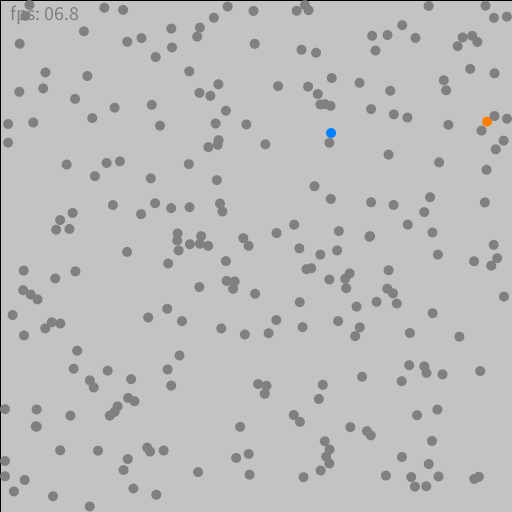
Frame 1 (no input)
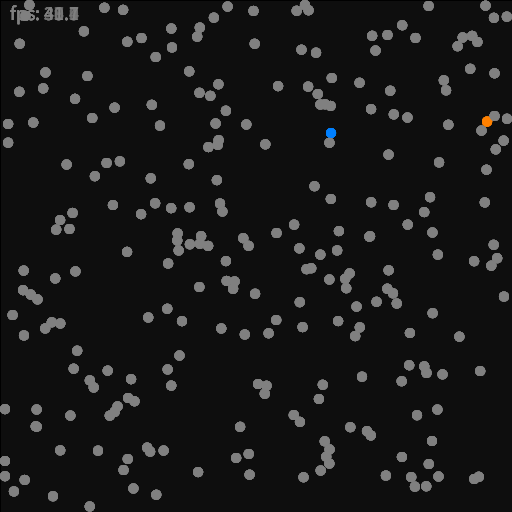
Frame 60 (the mouse pressed at the canvas centre just before this capture)
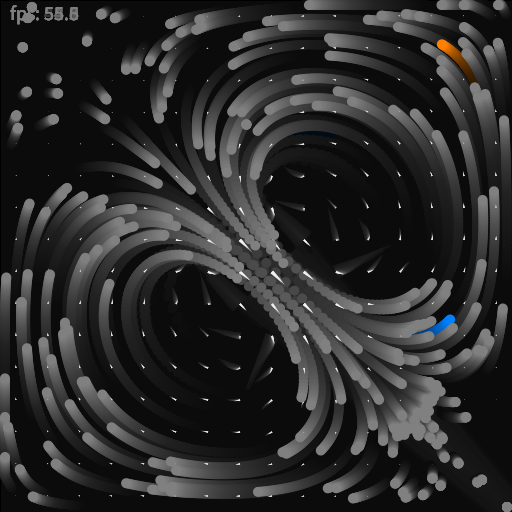
Frame 120 (the mouse held since frame 60 and released just before this capture)

The Processing sketch that drew these frames (run headless with seeded random() and noise(); from frame 60 on, the mouse is pressed at the canvas centre):

// Processing sketch: sketch103738
// ── sketch103738.pde
// forked from http://studio.sketchpad.cc/sp/pad/view/ro.9qzGsMajWwYPo/rev.508

static final int numParticles=256;
    Particle[] particles = new Particle[numParticles ];
    float v = 1/30;
 
 static final double GRAVITY = 128;
    static final float BOUNCE_DAMPENING = 1/64;
    private float radius = 5;
 
    private boolean grav = false;
 
 int decay = color(0, 0, 0, 16); // black with 16/256 % opacity
 
NavierStokesSolver fluidSolver;
float visc, diff, vScale, velocityScale;
float  limitVelocity;
int oldMouseX = 1, oldMouseY = 1;
 
boolean vectors = true;
 
void setup() {
 
  size(512, 512);
  frameRate(60);
 
  fluidSolver = new NavierStokesSolver();
 
  visc = 0.00025f;
  diff = 0.03f;
  vScale = 0;
  velocityScale = 8;
 
  limitVelocity = 200;
  textSize(20);
 
  stroke(color(0));
  fill(color(0));
 
  initParticles();
} 
 
 
private void initParticles() {
          for (int i = 0; i < numParticles ; i++) {
            float x = random(0, width);
            float y = random(0, height);
            particles[i] = new Particle(x, y, radius);
            particles[i].charge = (float) 0.5;
        }
}
 
public void draw() {
 
  handleMouseMotion();
 
//  background(0, 0,0,256);
 
  fill(0, 0,0,11);
 
  rect(0,0,width,height);
 
  float dt = 1 / frameRate;
  fluidSolver.tick(dt, visc, diff);
 
  if (vectors)
    drawMotionVectorsImmediate( vScale*1.4);
 
  vScale = velocityScale * 60. / frameRate;
  drawParticles();
 
  stroke(256);
  
  text("fps: " + nf(frameRate, 2, 1), 10, 20);
}
 
  int c = color(64,128,256); // particle pixel color
 
 
private void drawParticles() {
    noStroke();
        particles[0].charge = 0;
        particles[1].charge = 1;
        updateParticles();
         
 for (int i = 0; i < numParticles; i++) {
            float ladung = particles[i].charge;
            fill((int) (128 + (ladung - 0.5) * 256),128,
                    (int) (128 - (ladung - 0.5) * 256));
            int d = parseInt(particles[i].radius * 2);
            ellipse((float) particles[i].posX, (float) particles[i].posY, d, d);
        }
 int n = NavierStokesSolver.N;
  float cellHeight = height / n;
  float cellWidth = width / n;
 
 
  for (int i = 0; i < numParticles - 1; i++) {
      Particle p =  particles[i];
    if (p != null) {
 
      int cellX = floor(p.posX / cellWidth);
      int cellY = floor(p.posY / cellHeight);
      float dx =  fluidSolver.getDx(cellX, cellY);
      float dy =  fluidSolver.getDy(cellX, cellY);
 
      float lX = p.posX - cellX * cellWidth - cellWidth / 2;
      float lY = p.posY - cellY * cellHeight - cellHeight / 2;
 
      int v, h, vf, hf;
 
      if (lX > 0) {
        v = Math.min(n, cellX + 1);
        vf = 1;
      }
      else {
        v = Math.max(0, cellX - 1);
        vf = -1;
      }
 
      if (lY > 0) {
        h = Math.min(n, cellY + 1);
        hf = 1;
      }
      else {
        h = Math.max(0, cellY - 1);
        hf = -1;
      }
 
      float dxv =  fluidSolver.getDx(v, cellY);
      float dxh =  fluidSolver.getDx(cellX, h);
      float dxvh =  fluidSolver.getDx(v, h);
 
      float dyv =  fluidSolver.getDy(v, cellY);
      float dyh =  fluidSolver.getDy(cellX, h);
      float dyvh =  fluidSolver.getDy(v, h);
 
      dx = lerp(lerp(dx, dxv, vf * lX / cellWidth),
      lerp(dxh, dxvh, vf * lX / cellWidth),
      hf * lY / cellHeight);
 
      dy = lerp(lerp(dy, dyv, vf * lX / cellWidth),
      lerp(dyh, dyvh, vf * lX / cellWidth),
      hf * lY / cellHeight);
 
      p.posX += dx * vScale;
      p.posY += dy * vScale;
 /*
      if (p.posX < 0 || p.posX >= width) {
        p.posX = random(width);
      }
      if (p.posY < 0 || p.posY >= height) {
        p.posY = random(height);
      }
      */
    }
  }
}
 
private void drawMotionVectorsImmediate(float l) {
  int n = NavierStokesSolver.N;
  float cellHeight = height / n;
  float cellWidth = width / n;
  float dx, dy, x, y, x1, y1, x2, y2, x3, y3;
  int i, j;
 
  float thick = 0.1f;
 
  beginShape(TRIANGLES);
 
//  noStroke();
//stroke(256,128,0, 96);
fill(256, 256, 256, 128);
//noFill();
  for (i = 0; i < n; i++) {
    for (j = 0; j < n; j++) {
 
      dx =  fluidSolver.getDx(i, j);
      dy =  fluidSolver.getDy(i, j);
 
      x = cellWidth / 2 + cellWidth * i;
      y = cellHeight / 2 + cellHeight * j;
 
      x1 = x + dx * l;
      y1 = y + dy * l;
 
      x2 = x + dy * l * thick;
      y2 = y - dx * l * thick;
 
      x3 = x - dy * l * thick;
      y3 = y + dx * l * thick;
 
      // normal(0, 0, 1f);
      vertex(x1, y1);
      vertex(x2, y2);
      vertex(x3, y3);
    }
  }
  endShape();
}
 
private void handleMouseMotion() {
  mouseX = max(1, mouseX);
  mouseY = max(1, mouseY);
 
  int n = NavierStokesSolver.N;
  float cellHeight = height / n;
  float cellWidth = width / n;
 
  float mouseDx = mouseX - oldMouseX;
  float mouseDy = mouseY - oldMouseY;
  int cellX = floor(mouseX / cellWidth);
  int cellY = floor(mouseY / cellHeight);
 
//  mouseDx = (abs(mouseDx) > limitVelocity) ? Math.signum(mouseDx) * limitVelocity : mouseDx;
//  mouseDy = (abs(mouseDy) > limitVelocity) ? Math.signum(mouseDy) * limitVelocity : mouseDy;
 
  fluidSolver.applyForce(cellX, cellY, mouseDx, mouseDy);
 
  oldMouseX = mouseX;
  oldMouseY = mouseY;
}
 
/**
 * Java implementation of the Navier-Stokes-Solver from
 * http://www.dgp.toronto.edu/people/stam/reality/Research/pdf/GDC03.pdf
 */
public class NavierStokesSolver {
  final static int N = 16;
  final static int SIZE = (N + 2) * (N + 2);
  float[] u = new float[SIZE];
  float[] v = new float[SIZE];
  float[] u_prev = new float[SIZE];
  float[] v_prev = new float[SIZE];
  //    float[] dense = new float[SIZE];
  //    float[] dense_prev = new float[SIZE];
 
  public NavierStokesSolver() {
  }
 
  public float getDx(int x, int y) {
    return u[INDEX(x + 1, y + 1)];
  }
 
  public float getDy(int x, int y) {
    return v[INDEX(x + 1, y + 1)];
  }
 
  public void applyForce(int cellX, int cellY, float vx, float vy) {
    cellX += 1;
    cellY += 1;
    float dx = u[INDEX(cellX, cellY)];
    float dy = v[INDEX(cellX, cellY)];
 
    u[INDEX(cellX, cellY)] = (vx != 0) ? lerp( vx,
     dx, 0.85f) : dx;
    v[INDEX(cellX, cellY)] = (vy != 0) ? lerp( vy,
     dy, 0.85f) : dy;
  }
 
  void tick(float dt, float visc, float diff) {
    vel_step(u, v, u_prev, v_prev, visc, dt);
    //      dens_step(dense, dense_prev, u, v, diff, dt);
  }
 
  final int INDEX(int i, int j) {
    return i + (N + 2) * j;
  }
 
  float[] tmp = new float[SIZE];
 
  final void SWAP(float[] x0, float[] x) { // not longer used anyway
    System.arraycopy(x0, 0, tmp, 0, SIZE);
    System.arraycopy(x, 0, x0, 0, SIZE);
    System.arraycopy(tmp, 0, x, 0, SIZE);
  }
 
  void add_source(float[] x, float[] s, float dt) {
    int i, size = (N + 2) * (N + 2);
    for (i = 0; i < size; i++)
      x[i] += dt * s[i];
  }
 
  void diffuse(int b, float[] x, float[] x0, float diff, float dt) {
    int i, j, k;
    float a = dt * diff * N * N;
    for (k = 0; k < 20; k++) {
      for (i = 1; i <= N; i++) {
        for (j = 1; j <= N; j++) {
          x[INDEX(i, j)] = (x0[INDEX(i, j)] + a
            * (x[INDEX(i - 1, j)] + x[INDEX(i + 1, j)]
            + x[INDEX(i, j - 1)] + x[INDEX(i, j + 1)]))
            / (1 + 4 * a);
        }
      }
      set_bnd(b, x);
    }
  }
 
  void advect(int b, float[] d, float[] d0, float[] u, float[] v,
  float dt) {
    int i, j, i0, j0, i1, j1;
    float x, y, s0, t0, s1, t1, dt0;
    dt0 = dt * N;
    for (i = 1; i <= N; i++) {
      for (j = 1; j <= N; j++) {
        x = i - dt0 * u[INDEX(i, j)];
        y = j - dt0 * v[INDEX(i, j)];
        if (x < 0.5)
          x = 0.5;
        if (x > N + 0.5)
          x = N + 0.5;
        i0 = (int) x;
        i1 = i0 + 1;
        if (y < 0.5)
          y = 0.5;
        if (y > N + 0.5)
          y = N + 0.5;
        j0 = (int) y;
        j1 = j0 + 1;
        s1 = x - i0;
        s0 = 1 - s1;
        t1 = y - j0;
        t0 = 1 - t1;
        d[INDEX(i, j)] = s0
          * (t0 * d0[INDEX(i0, j0)] + t1 * d0[INDEX(i0, j1)])
          + s1
            * (t0 * d0[INDEX(i1, j0)] + t1 * d0[INDEX(i1, j1)]);
      }
    }
    set_bnd(b, d);
  }
 
  void set_bnd(int b, float[] x) {
    int i;
    for (i = 1; i <= N; i++) {
      x[INDEX(0, i)] = (b == 1) ? -x[INDEX(1, i)] : x[INDEX(1, i)];
      x[INDEX(N + 1, i)] = b == 1 ? -x[INDEX(N, i)] : x[INDEX(N, i)];
      x[INDEX(i, 0)] = b == 2 ? -x[INDEX(i, 1)] : x[INDEX(i, 1)];
      x[INDEX(i, N + 1)] = b == 2 ? -x[INDEX(i, N)] : x[INDEX(i, N)];
    }
    x[INDEX(0, 0)] = 0.5 * (x[INDEX(1, 0)] + x[INDEX(0, 1)]);
    x[INDEX(0, N + 1)] = 0.5 * (x[INDEX(1, N + 1)] + x[INDEX(0, N)]);
    x[INDEX(N + 1, 0)] = 0.5 * (x[INDEX(N, 0)] + x[INDEX(N + 1, 1)]);
    x[INDEX(N + 1, N + 1)] = 0.5 * (x[INDEX(N, N + 1)] + x[INDEX(N + 1, N)]);
  }
 
  void dens_step(float[] x, float[] x0, float[] u, float[] v,
  float diff, float dt) {
    add_source(x, x0, dt);
    SWAP(x0, x);
    diffuse(0, x, x0, diff, dt);
    SWAP(x0, x);
    advect(0, x, x0, u, v, dt);
  }
 
  void vel_step(float[] u, float[] v, float[] u0, float[] v0,
  float visc, float dt) {
    //      add_source(u, u0, dt);
    //      add_source(v, v0, dt);
    //      SWAP(u0, u);
    //      diffuse(1, u, u0, visc, dt);
    //      SWAP(v0, v);
    //      diffuse(2, v, v0, visc, dt);
    //      project(u, v, u0, v0);
    //      SWAP(u0, u);
    //      SWAP(v0, v);
    //      advect(1, u, u0, u0, v0, dt);
    //      advect(2, v, v0, u0, v0, dt);
    //      project(u, v, u0, v0);
 
    diffuse(1, u, u, visc, dt);
    diffuse(2, v, v, visc, dt);
    project(u, v, u0, v0);
  }
 
  void project(float[] u, float[] v, float[] p, float[] div) {
    int i, j, k;
    float h;
    h = 1.0 / N;
    for (i = 1; i <= N; i++) {
      for (j = 1; j <= N; j++) {
        div[INDEX(i, j)] = -0.5
          * h
          * (u[INDEX(i + 1, j)] - u[INDEX(i - 1, j)]
          + v[INDEX(i, j + 1)] - v[INDEX(i, j - 1)]);
        p[INDEX(i, j)] = 0;
      }
    }
    set_bnd(0, div);
    set_bnd(0, p);
    for (k = 0; k < 20; k++) {
      for (i = 1; i <= N; i++) {
        for (j = 1; j <= N; j++) {
          p[INDEX(i, j)] = (div[INDEX(i, j)] + p[INDEX(i - 1, j)]
            + p[INDEX(i + 1, j)] + p[INDEX(i, j - 1)] + p[INDEX(
          i, j + 1)]) / 4;
        }
      }
      set_bnd(0, p);
    }
    for (i = 1; i <= N; i++) {
      for (j = 1; j <= N; j++) {
        u[INDEX(i, j)] -= 0.5
          * (p[INDEX(i + 1, j)] - p[INDEX(i - 1, j)]) / h;
        v[INDEX(i, j)] -= 0.5
          * (p[INDEX(i, j + 1)] - p[INDEX(i, j - 1)]) / h;
      }
    }
    set_bnd(1, u);
    set_bnd(2, v);
  }
}
private void updateParticles() {
        for (int i = 0; i < numParticles; i++) {
            Particle particle = particles[i];
 
            // bounce off bottom
            if (particle.posY > height - particle.radius) {
                particle.vY = -abs(particle.vY) * (1 - BOUNCE_DAMPENING);
                particle.posY = height - particle.radius;
            }
 
            // bounce off ceiling
            if (particle.posY < particle.radius) {
                particle.vY = abs(particle.vY) * (1 - BOUNCE_DAMPENING);
                particle.posY = particle.radius;
            }
 
            // bounce off left border
            if (particle.posX < particle.radius) {
                particle.vX = abs(particle.vX) * (1 - BOUNCE_DAMPENING);
                particle.posX = particle.radius;
            }
 
            // bounce off right border
            if (particle.posX > width - particle.radius) {
                particle.vX = -abs(particle.vX) * (1 - BOUNCE_DAMPENING);
                particle.posX = width - particle.radius;
            }
 
            // apply interactive gravity
            applyMouseGravity(particle);
 
            // inter particle
            for (int j = i+1; j < numParticles; j++) {
 
                // bounce
                particles[i].applyElectroStaticForce(particles[j]);
                particles[i].bounce(particles[j]);
            }
 
            // apply Gravity
            if (grav) {
                particle.vY += GRAVITY * 0.1 * v;
            }
 
 
            // move it
            particle.tick();
        }
 
    }
 
    private void applyMouseGravity(Particle particle) {
        if (mousePressed) {
            float d = sqrt(pow(particle.posX - mouseX, 2)
                    + pow(particle.posY - mouseY, 2))
                    * (float) 2.0;
            float ang = atan2(particle.posX - mouseX, particle.posY - mouseY);
            float F = (float) 24 * v;
            if (mouseButton == RIGHT) {
                F = -F;
            }
 
            particle.vX += sin(ang) * F;
            particle.vY += cos(ang) * F;
        }
    }
 
    class Particle {
 
        float posX;
        float posY;
 
        float vX = 0;
        float vY = 0;
 
        float radius;
 
        float charge = 0;
 
        public Particle(float x, float y, float r) {
            posX = x;
            posY = y;
            radius = r;
        }
 
        public float getVelocity() {
            return sqrt(vX * vX + vY * vY);
        }
 
        public float getMotionDirection() {
            return atan2(vX, vY);
        }
 
        public void tick() {
            posX += vX * v;
            posY += vY * v;
        }
         
        public void applyElectroStaticForce(Particle theOtherParticle){
            float d = sqrt(pow((float) (theOtherParticle.posX - posX), 2)
                    + pow((float) (theOtherParticle.posY - posY), 2))*((float)0.8);
             
            float v = (float) 127/(d*d);
            v*= (charge-0.5)*(theOtherParticle.charge-0.5);
             
            float dx = (theOtherParticle.posX - posX);
            float dy = (theOtherParticle.posY - posY);
             
            dx *= v;
            dy *= v;
             
            vX -= dx;
            vY -= dy;
            theOtherParticle.vX += dx;
            theOtherParticle.vY += dy;
        }
 
        public void bounce(Particle theOtherParticle) {
            if (hit(theOtherParticle)) {
                charge = (float) ((charge + theOtherParticle.charge)*0.5);
                theOtherParticle.charge = charge;
                float commonTangentAngle = atan2(
                        (float) (posX - theOtherParticle.posX),
                        (float) (posY - theOtherParticle.posY))
                        + asin(1);
 
                float v1 = theOtherParticle.getVelocity();
                float v2 = getVelocity();
                float w1 = theOtherParticle.getMotionDirection();
                float w2 = getMotionDirection();
 
                theOtherParticle.vX = sin(commonTangentAngle) * v1
                        * cos(w1 - commonTangentAngle)
                        + cos(commonTangentAngle) * v2
                        * sin(w2 - commonTangentAngle);
                theOtherParticle.vY = cos(commonTangentAngle) * v1
                        * cos(w1 - commonTangentAngle)
                        - sin(commonTangentAngle) * v2
                        * sin(w2 - commonTangentAngle);
                vX = sin(commonTangentAngle) * v2
                        * cos(w2 - commonTangentAngle)
                        + cos(commonTangentAngle) * v1
                        * sin(w1 - commonTangentAngle);
                vY = cos(commonTangentAngle) * v2
                        * cos(w2 - commonTangentAngle)
                        - sin(commonTangentAngle) * v1
                        * sin(w1 - commonTangentAngle);
 
                theOtherParticle.vX *= (1 - BOUNCE_DAMPENING);
                theOtherParticle.vY *= (1 - BOUNCE_DAMPENING);
                vX *= (1 - BOUNCE_DAMPENING);
                vY *= (1 - BOUNCE_DAMPENING);
 
            }
        }
 
        private boolean hit(Particle theOtherParticle) {
            return (sqrt(pow((float) (theOtherParticle.posX - posX), 2)
                    + pow((float) (theOtherParticle.posY - posY), 2)) < (theOtherParticle.radius + radius))
                    && (sqrt(pow((float) (theOtherParticle.posX - posX), 2)
                            + pow((float) (theOtherParticle.posY - posY), 2)) > sqrt(pow(
                            (float) (theOtherParticle.posX
                                    + theOtherParticle.vX*v - posX - vX*v), 2)
                            + pow((float) (theOtherParticle.posY
                                    + theOtherParticle.vY*v - posY - vY*v), 2)));
        }
 
    }
